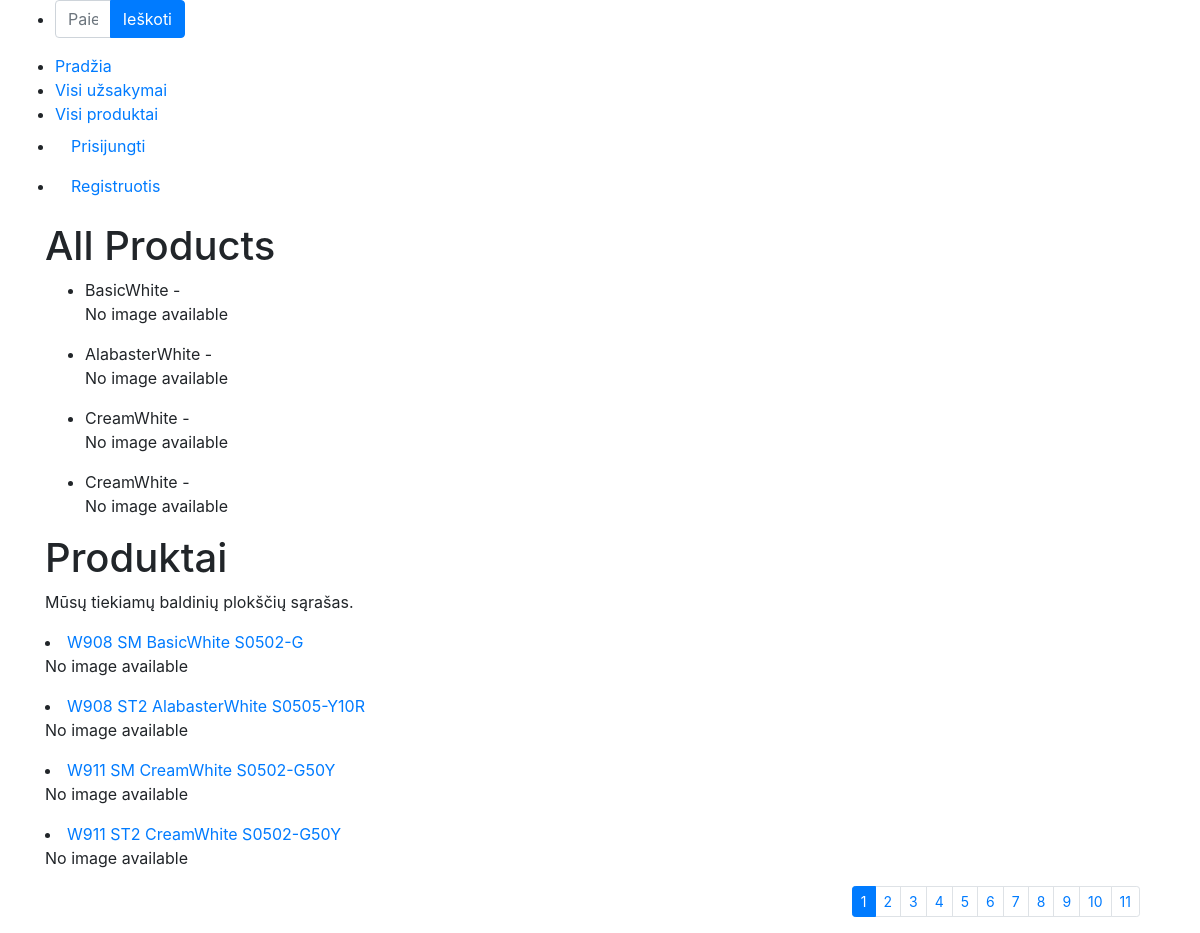
The page /baldai3/products on the database its author committed.
### baldai3/models.py (models this page shows, shortened)
class Product(models.Model):
    decor = models.CharField(verbose_name="Plokštės dekoras", max_length=10)
    texture = models.CharField(verbose_name="Plokštės atsparumo klasė", max_length=10)
    p_name = models.CharField(verbose_name="Plokštės pavadinimas", max_length=50)
    nsc_color = models.CharField(verbose_name="Plokštės spalvos kodas", max_length=50)
    description = models.TextField('Aprašymas', max_length=2000, default='')
    decor_pic = models.ImageField('Dekoro nuotrauka', upload_to='decors', null=True, blank=True)
    class Meta:
        verbose_name = 'Plokštė'
        verbose_name_plural = 'Plokštės'

### baldai3/views.py (the view)
# urls.py: path('products', views.products, name="products"),#Baldinių plokščių sąrašas
def products(request):
    products = Product.objects.all()
    paginator = Paginator(products, per_page=4)
    page_number = request.GET.get('page')
    paged_products = paginator.get_page(page_number)
    context = {
        'products': paged_products,
    }
    return render(request, 'products.html', context=context)

### baldai3/templates/products.html
{% extends "base.html" %}
{% block "content" %}
<h1>All Products</h1>
<ul>
    {% for product in products %}
    <li>
        {{ product.p_name }} - {{ product.description }}
        {% if product.decor_pic %}
        <img src="{{ product.decor_pic.url }}" alt="{{ product.p_name }} Image">
        {% else %}
        <p>No image available</p>
        {% endif %}
    </li>
    {% endfor %}
</ul>
<h1>Produktai</h1>
<p>Mūsų tiekiamų baldinių plokščių sąrašas.</p>
{% for product in products %}
<li><a href="{% url 'product' product.id %}">{{product.decor}} {{product.texture}} {{product.p_name}} {{product.nsc_color}}</a></li>
        {% if product.decor_pic %}
        <img src="{{ product.decor_pic.url }}" alt="{{ product.p_name }} Image">
        {% else %}
        <p>No image available</p>
        {% endif %}
{% endfor %}
<div class="container puslapiai">
    <nav aria-label="...">
        {% if products.has_other_pages %}
        <ul class="pagination pagination-sm justify-content-end">
            {% for i in products.paginator.page_range %}
            {% if products.number == i %}
            <li class="page-item active">
                <a class="page-link">{{ i }}</a>
            </li>
            {% else %}
            <li class="page-item">
                <a class="page-link" href="?page={{ i }}">{{ i }}</a>
            </li>
            {% endif %}
            {% endfor %}
        </ul>
        {% endif %}
    </nav>
</div>
{% endblock %}

### rows shown on the page
Product: p_name "BasicWhite", shows "No image available", decor "W908", texture "SM", nsc_color "S0502-G"
Product: p_name "AlabasterWhite", shows "No image available", decor "W908", texture "ST2", nsc_color "S0505-Y10R"
Product: p_name "CreamWhite", shows "No image available", decor "W911", texture "SM", nsc_color "S0502-G50Y"
Product: p_name "CreamWhite", shows "No image available", decor "W911", texture "ST2", nsc_color "S0502-G50Y"

### other values the page prints
{{ i }} "1"
{{ i }} "2" "3" "4" "5" "6" "7" "8" "9" "10" "11"
